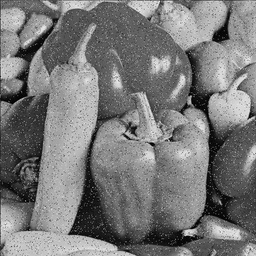
#> input picture test2.jpg, 256 x 256 px, shrunk from 512 x 512 before the run
$ python ex1_image_denoising.py
#> lines starting #> are read from the running program, lines starting #| are printed output that depends on the picture; long printed decimals are rounded
### image_evaluation.py
import numpy as np
import math


def psnr(target, ref, scale):
    # target:目标图像  ref:参考图像  scale:尺寸大小
    # assume RGB image
    target_data = np.array(target)
    # target_data = target_data[scale:-scale, scale:-scale]

    ref_data = np.array(ref)
    # ref_data = ref_data[scale:-scale, scale:-scale]

    diff = ref_data/255.0 - target_data/255.0
    diff = diff.flatten('C')
    rmse = math.sqrt(np.mean(diff ** 2.))
    return 20*math.log10(1.0/rmse)

### ex1_image_denoising.py
import cv2
import matplotlib.pyplot as plt
import matplotlib.image as mpimg
import numpy as np
from image_evaluation import psnr
import filters


def space_filter(img, fil_type="CONV_RGB", fil=filters.fil_sample, mode="SAME"):
    if mode == "SAME":
        # get the height and width of the convolution kernel
        h = fil.shape[0]
        w = fil.shape[1]

        # padding for the input image
        if h % 2 == 0:
            pad_h_top = h//2
            pad_h_bottom = h//2-1
        else:
            pad_h_top = pad_h_bottom = h//2

        if w % 2 == 0:
            pad_w_lef = h//2
            pad_w_rig = h//2-1
        else:
            pad_w_lef = pad_w_rig = h//2

        if fil_type == "GRAY":
            img = np.pad(img, ((pad_h_top, pad_h_bottom),
                               (pad_w_lef, pad_w_rig)), "constant")
        else:
            img = np.pad(img, ((pad_h_top, pad_h_bottom),
                               (pad_w_lef, pad_w_rig), (0, 0)), "constant")

    if fil_type == "CONV_RGB":
        conv_r = conv(img[:, :, 0], fil)
        conv_g = conv(img[:, :, 1], fil)
        conv_b = conv(img[:, :, 2], fil)
    elif fil_type == "MIDDLE_FILTER":
        conv_r = middle_filter(img[:, :, 0], fil)
        conv_g = middle_filter(img[:, :, 1], fil)
        conv_b = middle_filter(img[:, :, 2], fil)
    elif fil_type == "GRAY":
        conv_i = conv(img, fil)

    if fil_type == "GRAY":
        output_img = conv_i
    else:
        # combine the RGB channel
        output_img = np.dstack([conv_r, conv_g, conv_b])

    return output_img


def conv(img_1, fil):
    # get the height and width of the convolutional kernel
    fil_h = fil.shape[0]
    fil_w = fil.shape[1]

    # the output image shape
    conv_h = img_1.shape[0]-fil.shape[0]+1
    conv_w = img_1.shape[1]-fil.shape[1]+1

    # initialize the output image with zeros
    conv_output = np.zeros((conv_h, conv_w), dtype="uint8")

    for i in range(conv_h):
        for j in range(conv_w):
            conv_output[i][j] = weighted_sum(img_1[i:i+fil_w, j:j+fil_h], fil)

    return conv_output


def weighted_sum(img_e, fil):
    res = (img_e*fil).sum()
    if res < 0:
        res = 0
    elif res > 255:
        res = 255
    return res


def middle_filter(img_1, fil):
    # get the height and width of the filter kernel
    fil_h = fil.shape[0]
    fil_w = fil.shape[1]

    # the output image shape
    mid_h = img_1.shape[0]-fil.shape[0]+1
    mid_w = img_1.shape[1]-fil.shape[1]+1

    # initialize the output image with zeros
    mid_output = np.zeros((mid_h, mid_w), dtype="uint8")

    for i in range(mid_h):
        for j in range(mid_w):
            mid_output[i][j] = get_middle(img_1[i:i+fil_w, j:j+fil_h])

    return mid_output


def get_middle(img_e):
    e = img_e.flatten()
    res = np.median(e)
    return res


def main():
    img = cv2.imread("test2.jpg")   # read the image
#> img is the input picture: shape (256, 256, 3); min 0, max 242, mean 120.9
    # change the image from BGR to RGB
    img = cv2.cvtColor(img, cv2.COLOR_BGR2RGB)

    print(img)
#> (printed output is left out)
    img_type = img.shape
#> img_type = (256, 256, 3)
    print(img_type)
#| (256, 256, 3)
    plt.imshow(img)  # show the image
    plt.show()

    # mean filter
    # res = cv2.filter2D(img, -1, filters.fil_sample)  # use opencv
    # res = space_filter(img, "CONV_RGB", filters.fil_sample, "SAME")

    # middle filter
    # res = cv2.medianBlur(img, 3) # use opencv
    res = space_filter(img, "MIDDLE_FILTER", filters.fil_sample, "SAME")
#> in space_filter, `img = np.pad(img, ((pad_h_top, pad_h_bottom), (pad_w_lef, pad_w_rig), ..`:
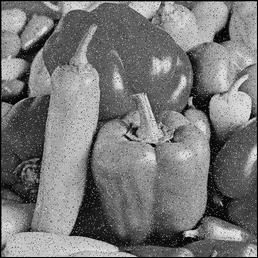
#> img: shape (258, 258, 3); min 0, max 242, mean 119
#> the loop in middle_filter, `for i in range(mid_h):` made 256 passes
#> after the loop in middle_filter, `for i in range(mid_h):`:
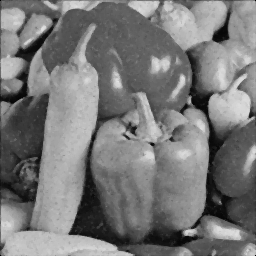
#> mid_output: shape (256, 256); min 0, max 226, mean 120.6

    # Non-Local Means filter
    # res = cv2.fastNlMeansDenoising(img, None, 20.0, 5, 35)  # use opencv

    plt.imshow(res)
    plt.imsave("res.jpg", res)
    print(res.shape)
#| (256, 256, 3)
    plt.show()

    tar = cv2.imread("org2.jpg")
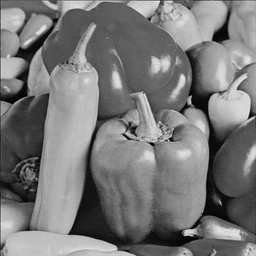
#> input picture org2.jpg, 256 x 256 px, shrunk from 512 x 512 before the run
#> tar is the input picture: shape (256, 256, 3); min 0, max 232, mean 120.5
    tar = cv2.cvtColor(tar, cv2.COLOR_BGR2RGB)
    print(psnr(tar, res, 512.0))  # calculate the PSNR
#> in psnr, `diff = ref_data/255.0 - target_data/255.0`:
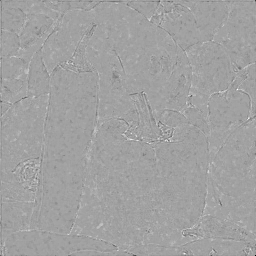
#> diff: shape (256, 256, 3) float64; min -0.729, max 0.424, mean 0.000244; drawn with min black and max white
#| 29.997


if __name__ == '__main__':
    main()
